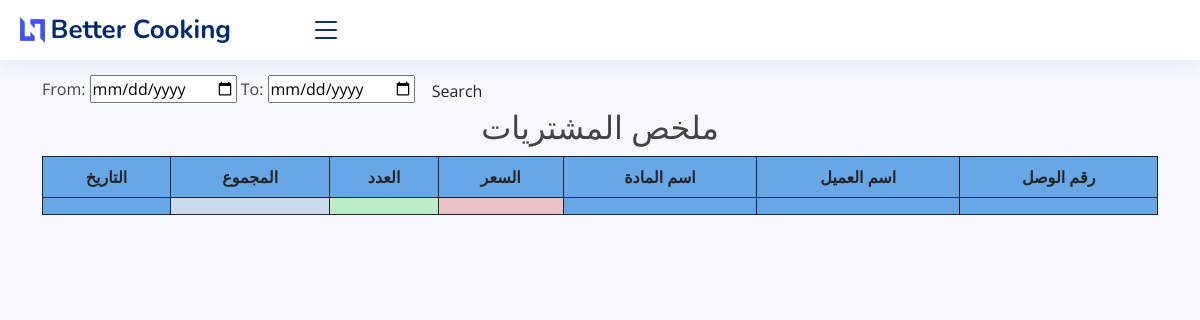
Page /purchase_report on the earlier database version.
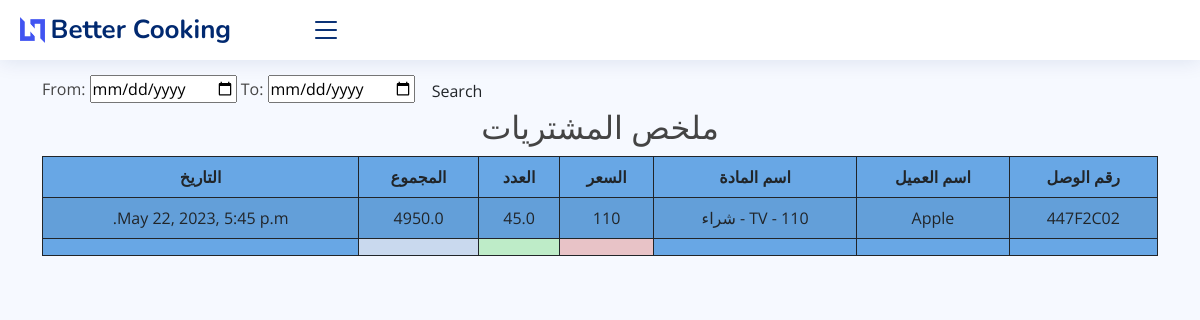
Same page on the later database version.
### core/models.py (models this page shows, shortened)
class PurchaseItem(models.Model):
    purchase_invoice = models.ForeignKey(Purchase, on_delete=models.CASCADE)
    item = models.ForeignKey(Item, on_delete=models.CASCADE)
    qty = models.FloatField()
    total_amt = models.FloatField(editable=False, default=0)
    pur_date = models.DateTimeField(auto_now_add=True)
    note = models.TextField(blank=True)
    class Meta:
        verbose_name_plural = ' العنصر الذي تم شراؤه'

class Purchase(models.Model):
    invoice_number = models.CharField(max_length=8, unique=True, editable=False)
    vendor = models.ForeignKey(Vendor, on_delete=models.CASCADE)
    date = models.DateTimeField()
    class Meta:
        verbose_name_plural = ' فاتورة الشراء'

class Vendor(models.Model):
    full_name = models.CharField(max_length=50)
    address = models.TextField(blank=True)
    mobile = models.CharField(max_length=15, blank=True)
    status = models.BooleanField(default=False, blank=True)
    note = models.TextField(blank=True)
    class Meta:
        verbose_name_plural = ' الموردين'
    def __str__(self):
        return self.full_name

class Item(models.Model):
    PRICELIST = (
        ('مفرد', 'مفرد'),
        ('جملة', 'جملة'),
        ('شراء', 'شراء'),
        ('قسط', 'قسط'),
    )
    name = models.CharField(max_length=255)
    price = models.PositiveIntegerField(default=1)
    price_list = models.CharField(max_length=8, choices=PRICELIST, default='مفرد')
    class Meta:
        verbose_name_plural = 'المواد'
    def __str__(self):
        return f"{self.name} - {self.price} - {self.price_list}"

### core/views.py (the view)
# urls.py: path('purchase_report', views.purchase_report, name="purchase_report"),
def purchase_report(request):
    p_reports = PurchaseItem.objects.select_related()
    myFilter = Purchase_Filter(request.GET, queryset=p_reports)
    p_reports = myFilter.qs
    context = {'p_reports': p_reports, 'myFilter': myFilter}
    return render(request, 'core/reports/purchase_report.html', context)

### core/templates/core/reports/purchase_report.html (shortened to what this page needs)
{% extends 'core/base.html' %}
{% block content %}
    <br>
    <br> <br>
    <form class="form-a">
        From: <input type="date" value={{ myFilter.form.max_date }}</input>
        To: <input type="date" value={{ myFilter.form.min_date }}</input>
        <button type="submit" class="btn btn-b">Search</button>
    </form>
    <h2 class="text-center"> ملخص المشتريات </h2>
    <table id="example3" class="table table-striped" style="background-color: #68a7e5">
        <thead>
        <tr>
            <th>رقم الوصل</th>
            <th>اسم العميل</th>
            <th>اسم المادة</th>
            <th>السعر</th>
            <th>العدد</th>
            <th>المجموع</th>
            <th>التاريخ</th>
        </tr>
        </thead>
        <tbody>
        {% for i in  p_reports %}
            <tr>
                <td>{{ i.purchase_invoice.invoice_number }}</td>
                <td>{{ i.purchase_invoice.vendor }}</td>
                <td>{{ i.item }}</td>
                <td>{{ i.item.price }}</td>
                <td>{{ i.qty }}</td>
                <td>{{ i.total_amt }}</td>
                <td>{{ i.pur_date }}</td>
            </tr>
        {% endfor %}
        </tbody>
        <tfoot>
        <th></th>
        <th></th>
   <th></th>
        <th style="background-color: #e8c3c7"></th>
        <th style="background-color: #beecc8"></th>
        <th style="background-color: #c9d9ee"></th>
        <th></th>
        </tfoot>
    </table>
{% endblock %}

Differences in the rows shown:
added PurchaseItem: purchase_invoice.invoice_number "447F2C02", purchase_invoice.vendor "Apple", item "TV - 110 - شراء", item.price "110", qty "45.0", total_amt "4950.0", pur_date "May 22, 2023, 5:45 p.m."
